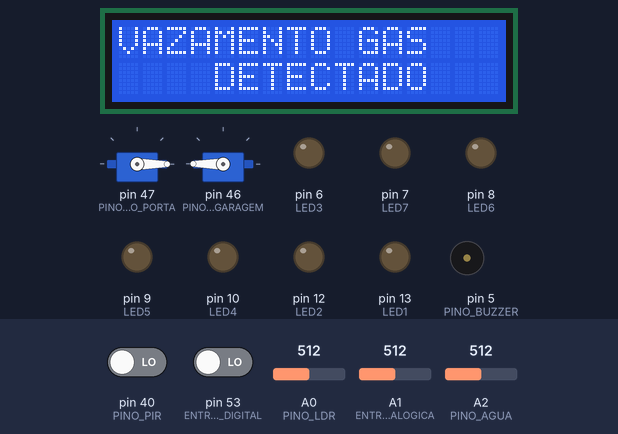
A sketch run on a simulated Arduino Mega 2560, built with avr-gcc and run on an emulated ATmega2560. On the bench: 2 × servo, 16×2 character LCD, output pins drawn as LEDs (lit = HIGH), buzzer (waves = sounding). The inputs (shaded band) are chosen by the test bench; at power-on: A2 (PINO_AGUA) = 512, A1 (ENTRADA_ANALOGICA) = 512, A0 (PINO_LDR) = 512, pin 40 (PINO_PIR) LOW, pin 53 (ENTRADA_DIGITAL) LOW. Pins used as bus, display or sensor lines are not drawn; what the sketch prints to the serial monitor is not drawn.

Above: at 1.6 s.
1.7 s: A2 (PINO_AGUA) set to 290
At 9.1 s:
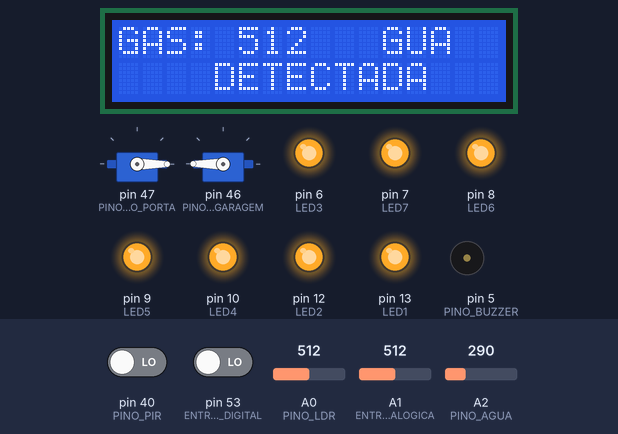
11.0 s: A1 (ENTRADA_ANALOGICA) set to 315
At 17.06 s:
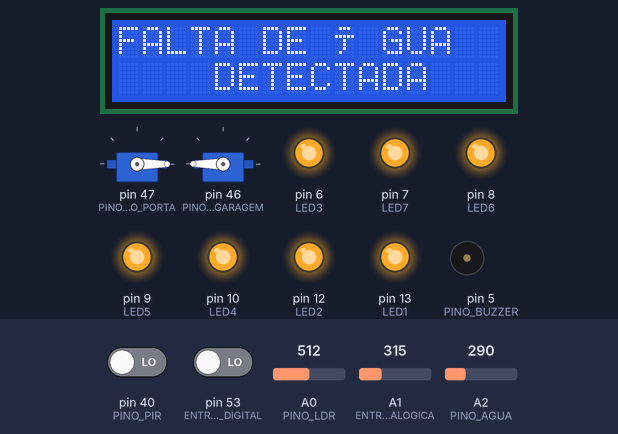
18.6 s: A1 (ENTRADA_ANALOGICA) set to 286
Timing chart, 0 to 18.9 s (numbered marks = the images above; inputs shaded):
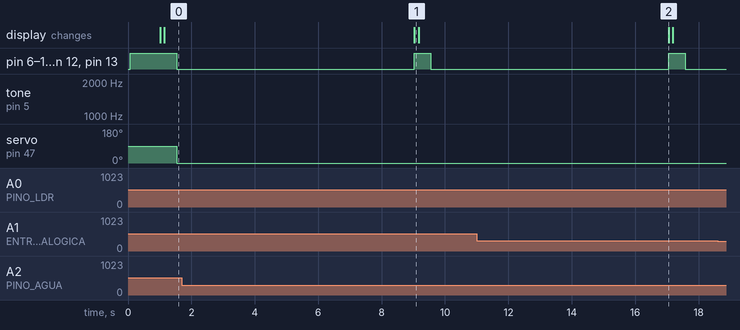

Measured:
- after the input at 1.7 s, tone on pin 5 (PINO_BUZZER): stays silent (without the input it goes to 906 Hz after 2.6 s); the display: first changes after 7.3 s (image 1 shows a later state)
- after the input at 11.0 s, tone on pin 5 (PINO_BUZZER): stays silent (without the input it goes to 1398 Hz after 2.6 s)

The sketch:

codigo_final.ino
```cpp
//Bibliotecas Utilizadas
#include <Servo.h>                                // Biblioteca do Motor Servo
#include <Wire.h>                                 // Parte complementar da biblioteca do Display 16x2 para comunicação I2C
#include <LiquidCrystal_I2C.h>                    // Biblioteca do Display 16x2 com comunicação I2C

// LEDS
#define LED1 13
#define LED2 12
#define LED3 6
#define LED4 10
#define LED5 9
#define LED6 8
#define LED7 7

// SENSOR FOTORESISTOR LDR
#define PINO_LDR A0

// SENSOR DE GÁS E FUMAÇA
#define ENTRADA_DIGITAL 53
#define ENTRADA_ANALOGICA A1

// BUZZER
#define PINO_BUZZER 5

// SENSOR DE PRESENÇA PIR
#define PINO_PIR 40

// SERVO
#define PINO_SERVO_PORTA 47
Servo motor1;
#define PINO_SERVO_GARAGEM 46
Servo motor2;

// SENSOR DE NÍVEL DE ÁGUA
#define PINO_AGUA A2

//Variáveis Sensor Fotoresistor LDR
  int aSensorLDR;
  int limite_de_luz = 600;                           // Configura a intensidade luminosa para ligar ou desligar os LEDs

//Variáveis Sensor de Gás e Fumaça
  bool dSensorGas;
  int aSensorGas;
  int limite_de_gas = 300;                          // Configura a concentração limite de gás normal (Valor Máximo)

//Variáveis Buzzer
  int estado_alarme = LOW;
  bool ligar_alarme = false;

//Variáveis Servo Motor
  int posicao_motor1 = 90;                            // Configura a posição inicial do Motor Servo para 0°
  int posicao_motor2 = 180;

//Variáveis Sensor de Nìvel de Água
  int aSensorAgua;
  int normal_de_agua = 300;

//Variáveis LCD 16X2
  LiquidCrystal_I2C lcd(0x27, 16, 2);               // Configurando Display LCD 16x2 no endereço 0x27 para 16 colunas e 2 linhas

//Variáveis das Tarefas
  const unsigned long periodo_tarefa_2 = 1000;
  unsigned long tempo_tarefa_2 = millis();
  const unsigned long periodo_tarefa_3 = 10000;
  unsigned long tempo_tarefa_3 = millis();
  const unsigned long periodo_tarefa_4 = 1000;
  unsigned long tempo_tarefa_4 = millis();


void setup()
{

  Serial.begin(9600);

  //SETUP LEDS
  pinMode (LED1, OUTPUT);
  pinMode (LED2, OUTPUT);
  pinMode (LED3, OUTPUT);
  pinMode (LED4, OUTPUT);
  pinMode (LED5, OUTPUT);
  pinMode (LED6, OUTPUT);
  pinMode (LED7, OUTPUT);

  // SETUP FOTORESISTOR LDR
  pinMode(PINO_LDR, INPUT);

  // SETUP GÁS E FUMAÇA
  pinMode(ENTRADA_DIGITAL, INPUT);

  //SETUP BUZZER
  pinMode(PINO_BUZZER, OUTPUT);
  /* Mantém buzzer desligado se acionamento for PNP
     Troque para HIGH para LOW caso NPN
  */
  digitalWrite(PINO_BUZZER, HIGH);

  //SETUP PIR
  pinMode(PINO_PIR, INPUT);

  //SETUP SERVO
  motor1.attach(PINO_SERVO_PORTA);                       // Associa o pino escolhido ao servo motor
  motor1.write(posicao_motor1);                     // Inicia o Motor Servo na posição 0°
  motor2.attach(PINO_SERVO_GARAGEM);                       // Associa o pino escolhido ao servo motor
  motor2.write(posicao_motor2);                     // Inicia o Motor Servo na posição 0°

  //SETUP AGUA
  pinMode(PINO_AGUA, INPUT);

  //SETUP LCD
  lcd.init();                                     // Inicia o LCD DISPLAY 16x2
  lcd.backlight();                                // Liga a iluminação do LCD Display 16x2

  //COMANDOS MONITOR SERIAL
  Serial.flush();
  Serial.println(" Pressione a tecla 'G' para fechar a garagem");

}

  void tarefa_1(unsigned long tempo_atual);
  void tarefa_2(unsigned long tempo_atual);
  void tarefa_3(unsigned long tempo_atual);
  void tarefa_4(unsigned long tempo_atual);
  void botoes();

void loop()
{

  unsigned long meu_tempo_atual = millis();

  tarefa_1(meu_tempo_atual);
  tarefa_2(meu_tempo_atual);
  tarefa_3(meu_tempo_atual);
  tarefa_4(meu_tempo_atual);
  botoes();

}

//Tarefa_1 = SENSOR FOTORESISTOR PARA LIGAR E DESLIGAR OS LEDS
void tarefa_1(unsigned long tempo_atual) {
  aSensorLDR = analogRead(PINO_LDR);

  if(aSensorLDR < limite_de_luz){
    digitalWrite(LED1, HIGH);
    digitalWrite(LED2, HIGH);
    digitalWrite(LED3, HIGH);
    digitalWrite(LED4, HIGH);
    digitalWrite(LED5, HIGH);
    digitalWrite(LED6, HIGH);
    digitalWrite(LED7, HIGH);
  }
  else{
    digitalWrite(LED1, LOW);
    digitalWrite(LED2, LOW);
    digitalWrite(LED3, LOW);
    digitalWrite(LED4, LOW);
    digitalWrite(LED5, LOW);
    digitalWrite(LED6, LOW);
    digitalWrite(LED7, LOW);
  }
}

//Tarefa_2 = SENSOR DE GÁS E FUMAÇA FAZ A LEITURA
void tarefa_2(unsigned long tempo_atual) {

  //Hora de enviar os dados caso tenha passado 1000 ms
  if (tempo_atual - tempo_tarefa_2 > periodo_tarefa_2) {

    dSensorGas = digitalRead(ENTRADA_DIGITAL);
    aSensorGas = analogRead(ENTRADA_ANALOGICA);

    tempo_tarefa_2 = tempo_atual;
    lcd.setCursor(0,0);
    lcd.print("GAS: ");
    lcd.println(aSensorGas);
    lcd.setCursor(0,0);
    delay(100);
    if(aSensorGas > limite_de_gas)
    {
      Serial.println("ALERTA!!!! VAZAMENTO DE GÁS DETECTADO!!!!");
      lcd.clear();
      lcd.setCursor(0,0);
      lcd.print("VAZAMENTO GAS");
      lcd.setCursor(4,1);
      lcd.print("DETECTADO");
      for (int repetir = 1; repetir <=20; repetir++)
      {
        for (int x = 180; x > 0; x--)
        {
          float sen;
          int f;

          sen = (sin(x * 3.1416 / 180));

          f = 500 + (int(sen * 1000));
          tone(PINO_BUZZER, f);                                              // Envia a frequência do som para o BUZZER
          delay(2);
          }
      noTone(PINO_BUZZER);                                                  // Desliga buzzer
      digitalWrite(PINO_BUZZER, HIGH);

      digitalWrite(LED1, LOW);                                        // Apaga todas as luzes como proteção a explosão
      digitalWrite(LED2, LOW);
      digitalWrite(LED3, LOW);
      digitalWrite(LED4, LOW);
      digitalWrite(LED5, LOW);
      digitalWrite(LED6, LOW);
      digitalWrite(LED7, LOW);

      motor1.write(0);                                                // Abre a porta para facilitar a saída do gás
        }
     lcd.clear();

    }
  }
}

//Tarefa_3 = SENSOR DE PRESENÇA ABRE A GARAGEM
void tarefa_3(unsigned long tempo_atual){

  if (tempo_atual - tempo_tarefa_3 > periodo_tarefa_3) {

    tempo_tarefa_3 = tempo_atual;

    bool movimento = digitalRead(PINO_PIR);                                     // Lê o Sensor de movimento - PIR
    if (movimento == HIGH ){
      Serial.println("MOVIMENTO DETECTADO");
      lcd.clear();
      lcd.setCursor(0, 0);
      lcd.print("VEICULO ENTRANDO");
      lcd.setCursor(5,1);
      lcd.print("CUIDADO");
      motor2.write(90);
      for (int repetir = 1; repetir <=3; repetir++)                       // tempo portao
        {

      }
      lcd.clear();                                                        // Limpa o Display do LCD
      motor2.write(-90);
      }
    else (movimento == LOW );{                                            // Função vazia pois não quero que faça nada quando não detecta movimento. Apenas quando houver movimento

    }
  }
}

//Tarefa_4 = SENSOR DE NÍVEL DE ÁGUA AVISA PELO LCD
void tarefa_4(unsigned long tempo_atual){
  if (tempo_atual - tempo_tarefa_4 > periodo_tarefa_4) {
    tempo_tarefa_4 = tempo_atual;

    aSensorAgua = analogRead(PINO_AGUA);


    if (aSensorAgua < normal_de_agua){
      lcd.clear();
      lcd.setCursor(0,0);
      lcd.print("FALTA DE ÁGUA");
      lcd.setCursor(4,1);
      lcd.print("DETECTADA");

    }
  }
}

void botoes(){
  if (Serial.available() > 0) {
    char letra;
    letra = Serial.read();
    if (letra == 'G'){
      motor2.write(180);
    }
  }
  Serial.flush();
}
```
